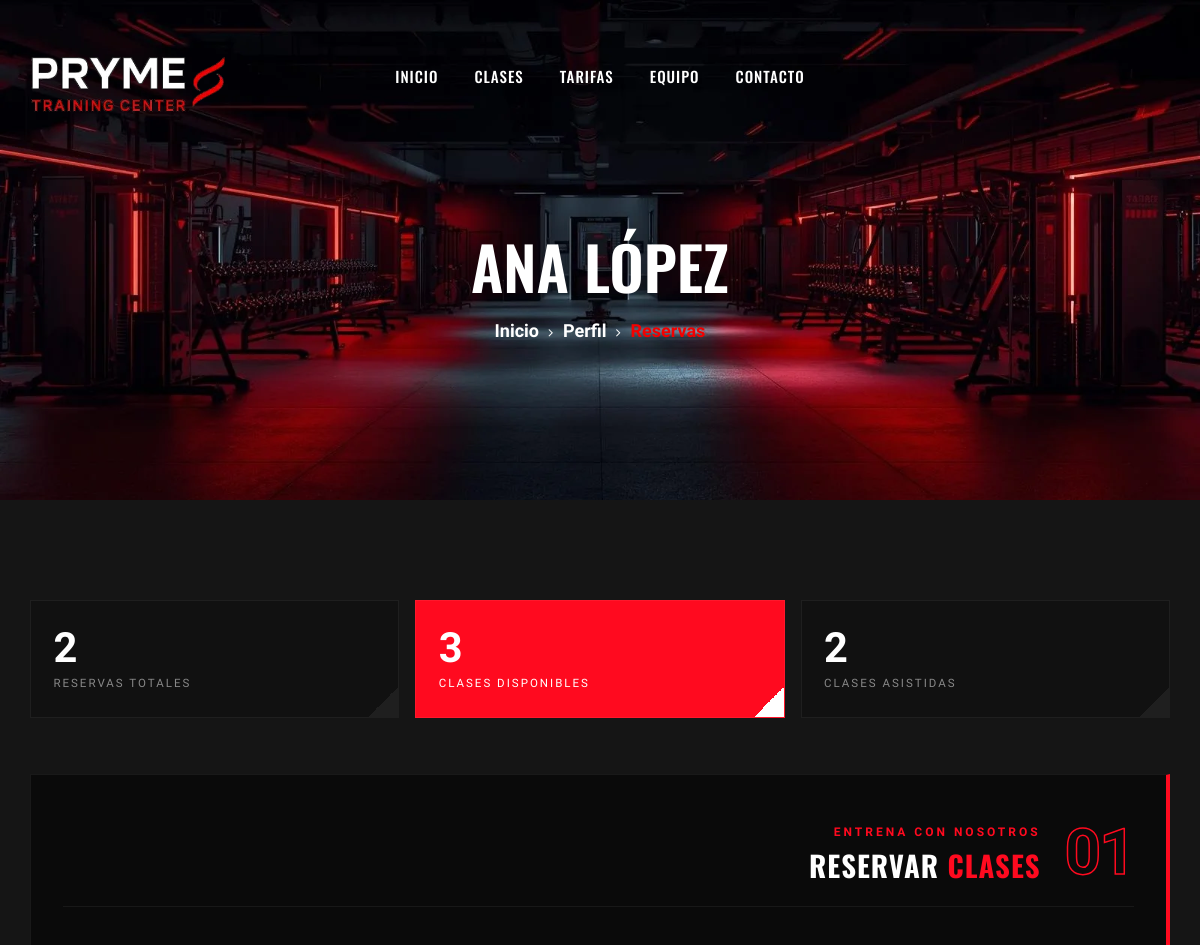
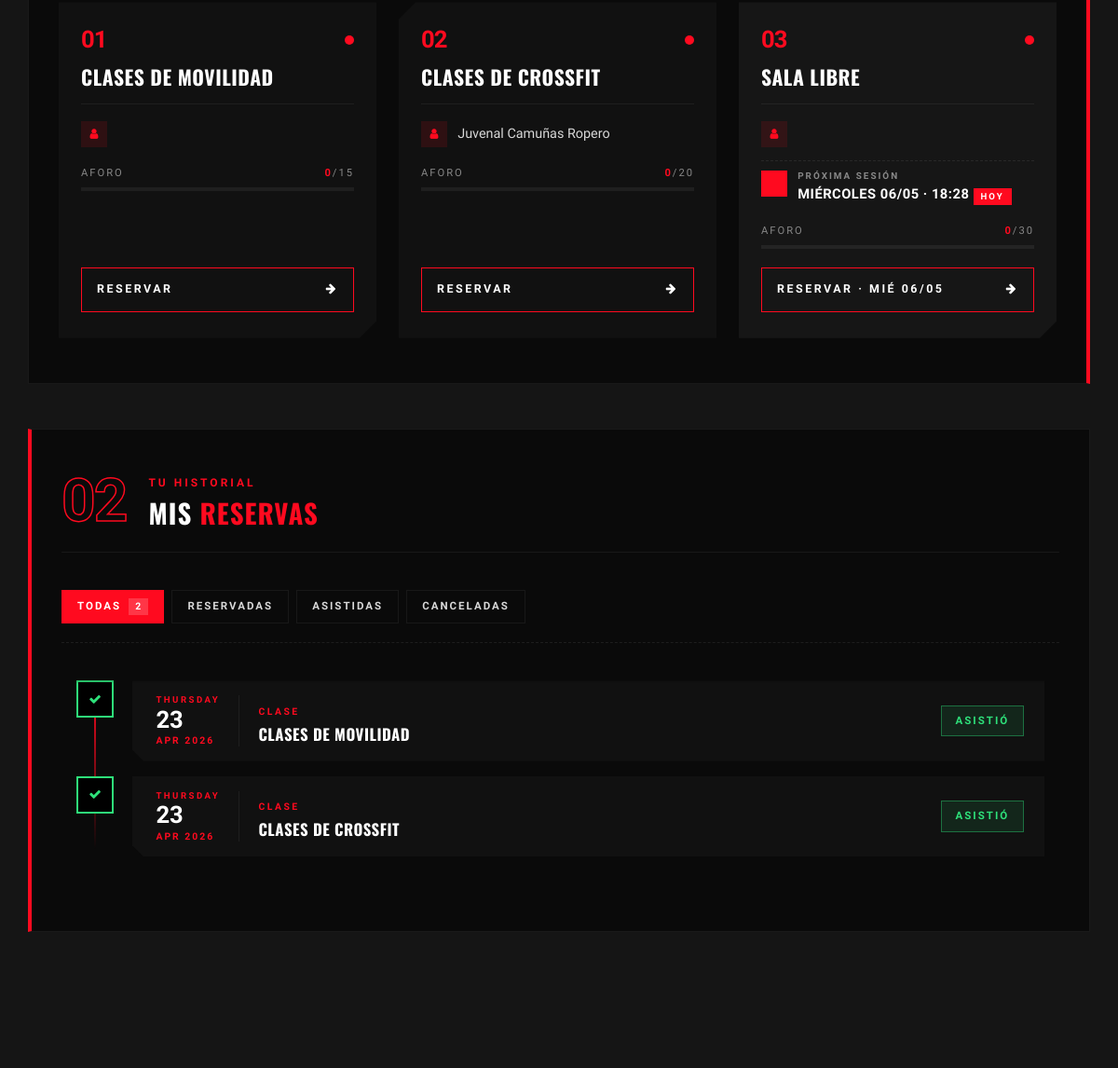
The app's page /perfil/reservas/ (upper part), older data (2 pictures, top to bottom).
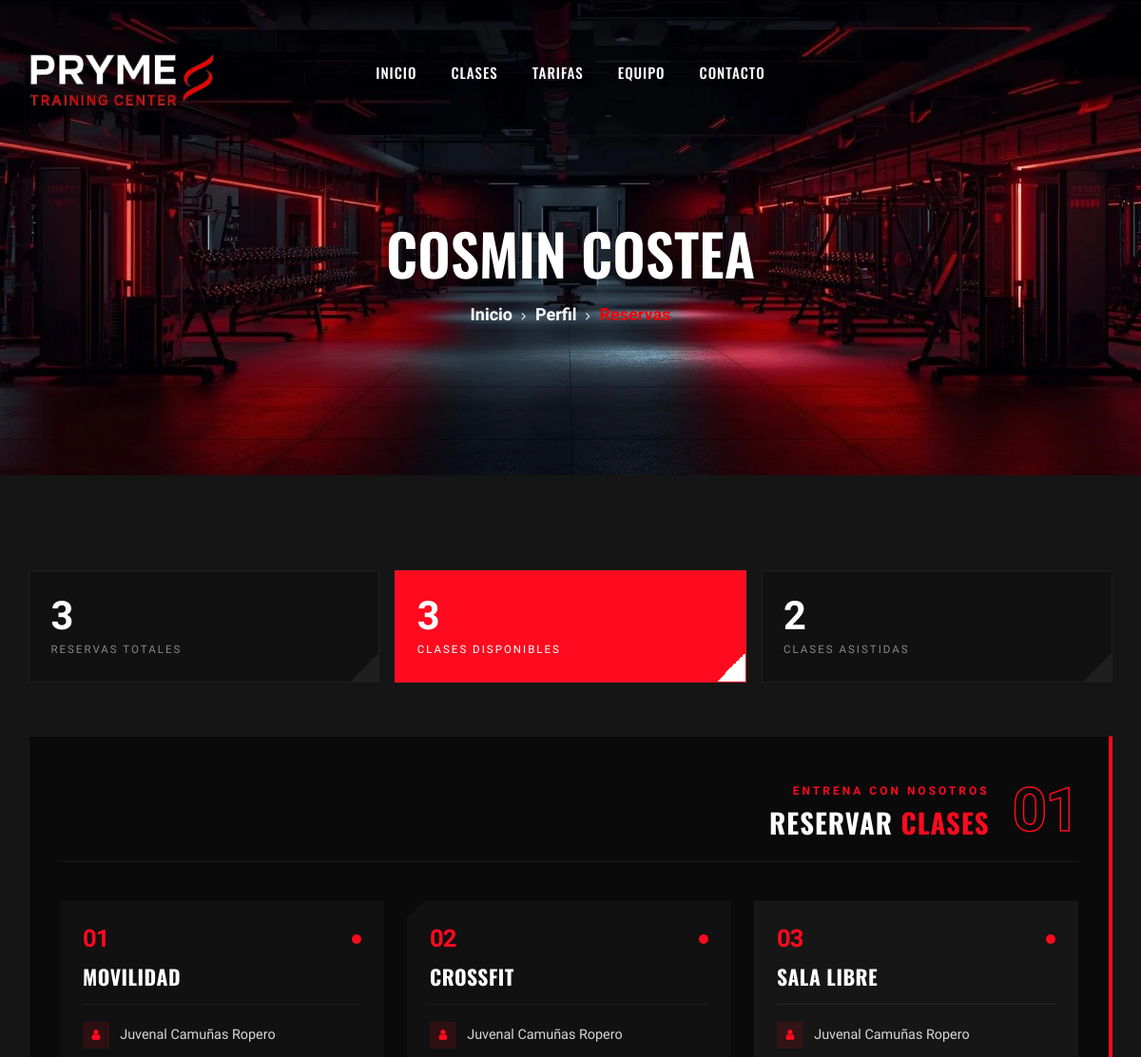
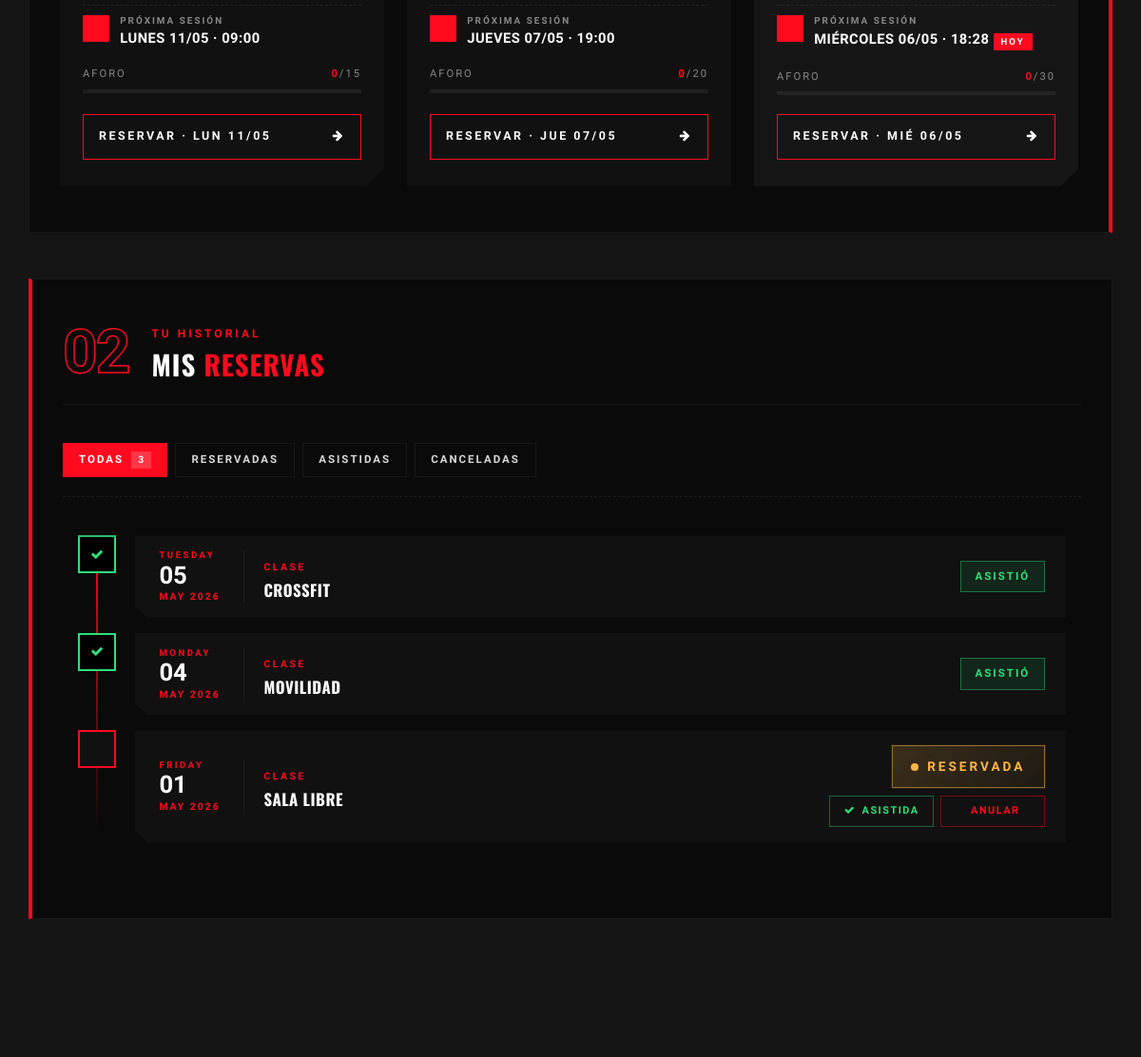
The same page, newer data (2 pictures, top to bottom).
### gimnasio/models.py (models this page shows, shortened)
class Cliente(models.Model):
    nombre = models.CharField(max_length=100)
    email = models.EmailField(unique=True)
    telefono = models.CharField(max_length=20, blank=True)
    password = models.CharField(max_length=255)
    tarifa = models.ForeignKey(Tarifa, on_delete=models.SET_NULL, null=True, related_name="usuarios")
    fecha_registro = models.DateField(auto_now_add=True)

class Clase(models.Model):
    nombre = models.CharField(max_length=100)
    descripcion = models.TextField(blank=True, null=True)
    horario = models.CharField(max_length=50)
    entrenador = models.ForeignKey(Entrenador, on_delete=models.SET_NULL, null=True, related_name="clases")
    tarifas = models.ManyToManyField(Tarifa, related_name="clases")
    capacidad = models.IntegerField(default=20)

class Entrenador(models.Model):
    ROLES = [
        ('admin', 'Administrador'),
        ('empleado', 'Empleado'),
    ]
    nombre = models.CharField(max_length=100)
    email = models.EmailField(unique=True)
    telefono = models.CharField(max_length=20, blank=True)
    especialidad = models.CharField(max_length=100)
    rol = models.CharField(max_length=10, choices=ROLES, default='empleado')
    password = models.CharField(max_length=255)

class Reserva(models.Model):
    ESTADOS = [
        ('reservada', 'Reservada'),
        ('asistio', 'Asistió'),
        ('cancelada', 'Cancelada'),
    ]
    cliente = models.ForeignKey(Cliente, on_delete=models.CASCADE, related_name="reservas")
    clase = models.ForeignKey(Clase, on_delete=models.CASCADE, related_name="reservas")
    fecha_reserva = models.DateField()
    estado = models.CharField(max_length=10, choices=ESTADOS, default='reservada')
    class Meta:
        unique_together = ('cliente', 'clase', 'fecha_reserva')

### perfil/views.py (the view, shortened to what this page needs)
# urls.py: path('reservas/', views.mis_reservas, name='mis_reservas'),
def mis_reservas(request):
    cliente = get_cliente_actual()
    hoy = date.today()
    reservas = (
        Reserva.objects
        .filter(cliente=cliente)
        .select_related('clase')
        .order_by('-fecha_reserva')
    )
    clases_qs = (
        Clase.objects
        .filter(tarifas=cliente.tarifa)
        .annotate(
            ocupadas=Count(
                'reservas',
                filter=Q(
                    reservas__estado='reservada',
                    reservas__fecha_reserva=hoy
                )
            )
        )
    )
    clases = []
    for clase in clases_qs:
        prox_dt = proxima_sesion_clase(clase.nombre)
        if prox_dt:
            fecha = prox_dt.date()
            clase.ocupadas = Reserva.objects.filter(
                clase=clase,
                fecha_reserva=fecha,
                estado='reservada'
            ).count()
            clase.proxima = {
                'fecha':  prox_dt.date(),
                'hora':   prox_dt.strftime("%H:%M"),
                'dia':    DIAS_ES[prox_dt.weekday()],
                'es_hoy': prox_dt.date() == hoy,
            }
        else:
            clase.ocupadas=0
            clase.proxima = None
        clases.append(clase)
    total_asistidas = Reserva.objects.filter(
        cliente=cliente,
        estado='asistio'
    ).count()
    context = {
        'cliente': cliente,
        'reservas': reservas,
        'clases': clases,
        'hoy': hoy,
        'total_asistidas': total_asistidas,
    }
    return render(request, 'perfil/reservas.html', context)

### perfil/templates/perfil/reservas.html (shortened to what this page needs)
{% extends 'perfil/base_perfil.html' %}
{% load static %}
{% block estilos %}
    <link rel="stylesheet" href="{% static 'css/perfil/style_reservas.css' %}" type="text/css">
{% endblock %}
{% block pagina %}
    Reservas
{% endblock %}
{% block contenido %}
<div class="rsv-stats">
    <div class="rsv-stat">
        <span class="rsv-stat-num">{{ reservas|length|default:0 }}</span>
        <span class="rsv-stat-label">Reservas totales</span>
    </div>
    <div class="rsv-stat rsv-stat--accent">
        <span class="rsv-stat-num">{{ clases|length|default:0 }}</span>
        <span class="rsv-stat-label">Clases disponibles</span>
    </div>
    <div class="rsv-stat">
        {% if total_asistidas %}
            <span class="rsv-stat-num">{{ total_asistidas }}</span>
        {% else %}
            <span class="rsv-stat-num">0</span>
        {% endif %}
        <span class="rsv-stat-label">Clases Asistidas</span>
    </div>
</div>
<section class="rsv-section rsv-section--right">
    <header class="rsv-head rsv-head--right">
        <div>
            <span class="rsv-kicker">Entrena con nosotros</span>
            <h2 class="rsv-title">RESERVAR <strong>CLASES</strong></h2>
        </div>
        <span class="rsv-num">01</span>
    </header>
    {% if clases %}
        <div class="rsv-cards">
            {% for clase in clases %}
                <article class="rsv-card {% if clase.ocupadas >= clase.capacidad %}rsv-card--full{% endif %}">
                    <div class="rsv-card-head">
                        <span class="rsv-card-index">{{ forloop.counter|stringformat:"02d" }}</span>
                        <span class="rsv-card-pulse"></span>
                    </div>
                    <h3 class="rsv-card-title">{{ clase.nombre }}</h3>
                    <ul class="rsv-card-meta">
                        <li>
                            <i class="fa fa-user"></i>
                            <span>{{ clase.entrenador.nombre }}</span>
                        </li>
                        {% if clase.proxima %}
                            <li class="rsv-card-meta-next">
                                <i class="fa fa-calendar-day"></i>
                                <span>
                                    <small>Próxima sesión</small>
                                    <strong>
                                        {{ clase.proxima.dia }}
                                        {{ clase.proxima.fecha|date:"d/m" }}
                                        · {{ clase.proxima.hora }}
                                        {% if clase.proxima.es_hoy %}
                                            <em class="rsv-card-meta-today">HOY</em>
                                        {% endif %}
                                    </strong>
                                </span>
                            </li>
                        {% endif %}
                    </ul>
                    <div class="rsv-card-aforo">
                        <div class="rsv-card-aforo-top">
                            <span>Aforo</span>
                            <span><strong>{{ clase.ocupadas }}</strong>/{{ clase.capacidad }}</span>
                        </div>
                        <div class="rsv-card-bar">
                        </div>
                    </div>
                    {% if clase.ocupadas < clase.capacidad %}
                        <form method="post" class="rsv-card-form">
                            <button type="submit" class="rsv-card-btn">
                                <span>
                                    {% if clase.proxima %}
                                        RESERVAR · {{ clase.proxima.dia|slice:":3"|upper }} {{ clase.proxima.fecha|date:"d/m" }}
                                    {% else %}
                                        RESERVAR
                                    {% endif %}
                                </span>
                                <i class="fa fa-arrow-right"></i>
                            </button>
                        </form>
                    {% else %}
                        <div class="rsv-card-full">
                            <i class="fa fa-ban"></i> Aforo completo
                        </div>
                    {% endif %}
                </article>
            {% endfor %}
        </div>
    {% else %}
        <div class="rsv-empty">
            <i class="fa fa-circle-exclamation"></i>
            <p>No hay clases disponibles para tu tarifa</p>
        </div>
    {% endif %}
</section>
<section class="rsv-section rsv-section--left">
    <header class="rsv-head rsv-head--left">
        <span class="rsv-num">02</span>
        <div>
            <span class="rsv-kicker">Tu historial</span>
            <h2 class="rsv-title">MIS <strong>RESERVAS</strong></h2>
        </div>
    </header>
    {% if reservas %}
        <div class="rsv-filters" role="tablist">
            <button type="button" class="rsv-filter is-active" data-filter="all">
                <span>Todas</span>
                <em>{{ reservas|length }}</em>
            </button>
            <button type="button" class="rsv-filter" data-filter="reservada">
                <span>Reservadas</span>
            </button>
            <button type="button" class="rsv-filter" data-filter="asistio">
                <span>Asistidas</span>
            </button>
            <button type="button" class="rsv-filter" data-filter="cancelada">
                <span>Canceladas</span>
            </button>
        </div>
        <div class="rsv-timeline-wrapper p-3">
            <ol class="rsv-timeline">
                {% for reserva in reservas %}
                    <li class="rsv-timeline-item rsv-state--{{ reserva.estado }}"
                        data-estado="{{ reserva.estado }}">
                        <div class="rsv-timeline-dot">
                            {% if reserva.estado == 'asistio' %}<i class="fa fa-check"></i>
                            {% elif reserva.estado == 'reservada' %}<i class="fa fa-clock"></i>
                            {% else %}<i class="fa fa-xmark"></i>{% endif %}
                        </div>
                        <div class="rsv-timeline-card rsv-card--{{ reserva.estado }}">
                            <div class="rsv-timeline-date">
                                <span class="rsv-timeline-day">{{ reserva.fecha_reserva|date:"l" }}</span>
                                {{ reserva.fecha_reserva|date:"d" }}
                                <small>{{ reserva.fecha_reserva|date:"M Y" }}</small>
                            </div>
                            <div class="rsv-timeline-body">
                                <span class="rsv-tag">CLASE</span>
                                <h5>{{ reserva.clase.nombre }}</h5>
                            </div>
                            <div class="rsv-timeline-right">
                                <span class="rsv-status">
                                    {% if reserva.estado == 'reservada' %}Reservada
                                    {% elif reserva.estado == 'asistio' %}Asistió
                                    {% else %}Cancelada{% endif %}
                                </span>
                                {% if reserva.estado == 'reservada' %}
                                    <div class="rsv-timeline-actions">
                                        <form method="post" class="rsv-inline-form js-confirm-asistir">
                                            <button type="submit"
                                                    class="rsv-act rsv-act--asistir"
                                                    title="Marcar como asistida">
                                                <i class="fa fa-check"></i>
                                                <span>Asistida</span>
                                            </button>
                                        </form>
                                        <form method="post"
                                            class="rsv-inline-form js-confirm-cancel">
                                            <button type="submit"
                                                    class="rsv-act rsv-act--cancelar"
                                                    title="Anular reserva">
                                                <span>Anular</span>
                                            </button>
                                        </form>
                                    </div>
                                {% endif %}
                            </div>
                        </div>
                    </li>
                {% endfor %}
            </ol>
        </div>
    {% else %}
        <div class="rsv-empty">
            <i class="fa fa-calendar-xmark"></i>
            <p>Aún no tienes reservas registradas</p>
        </div>
    {% endif %}
</section>
{% endblock %}

### perfil/templates/perfil/base_perfil.html (shortened to what this page needs)
{% load static %}
<!DOCTYPE html>
<html lang="zxx">
<head>
    <link rel="stylesheet" href="{% static 'css/bootstrap.min.css' %}" type="text/css">
    <link rel="stylesheet" href="{% static 'css/font-awesome.min.css' %}" type="text/css">
    <link rel="stylesheet" href="{% static 'css/flaticon.css' %}" type="text/css">
    <link rel="stylesheet" href="{% static 'css/owl.carousel.min.css' %}" type="text/css">
    <link rel="stylesheet" href="{% static 'css/barfiller.css' %}" type="text/css">
    <link rel="stylesheet" href="{% static 'css/magnific-popup.css' %}" type="text/css">
    <link rel="stylesheet" href="{% static 'css/slicknav.min.css' %}" type="text/css">
    <link rel="stylesheet" href="{% static 'css/style.css' %}" type="text/css">
    <link rel="stylesheet" href="{% static 'css/perfil/style_perfil.css' %}" type="text/css">
    {% block estilos %}{% endblock %}
    <link rel="stylesheet" href="https://unpkg.com/aos@next/dist/aos.css" />
</head>
<body>
    <header class="header-section">
        <div class="container-fluid">
            <div class="row">
                <div class="col-lg-3">
                    <div class="logo">
                        <a href="{% url 'main' %}">
                            <img src="{% static 'img/logo.webp' %}" alt="Prime Gym Logo">
                        </a>
                    </div>
                </div>
                <div class="col-lg-6">
                    <nav class="nav-menu">
                        <ul>
                            <li><a href="{% url 'main' %}">Inicio</a></li>
                            <li><a href="{% url 'clases' %}">Clases</a></li>
                            <li><a href="{% url 'tarifas' %}">Tarifas</a></li>
                            <li><a href="{% url 'equipo' %}">Equipo</a></li>
                            <li><a href="{% url 'contacto' %}">Contacto</a></li>
                        </ul>
                    </nav>
                </div>
            </div>
        </div>
    </header>
    <section class="breadcrumb-section set-bg" data-setbg="{% static 'img/breadcrumb-bg.webp' %}">
        <div class="container">
            <div class="row">
                <div class="col-lg-12 text-center">
                    <div class="breadcrumb-text">
                        <h2 data-aos="fade-right" data-aos-delay="300"> {{cliente.nombre}}</h2>
                        <div class="bt-option" data-aos="fade-left" data-aos-delay="400">
                            <a href="{% url 'main' %}">Inicio</a>
                            <a href="{% url 'perfil:dashboard'%}">Perfil</a>
                            <span>{% block pagina %}{% endblock %}</span>
                        </div>
                    </div>
                </div>
            </div>
        </div>
    </section>
    <section class="spad">
        <div class="container">
            {% block contenido %}
            {% endblock %}
        </div>
    </section>
</body>
</html>

Row changes from the older to the newer data that the page shows:
removed Reserva: estado "asistio" (drawn), fecha_reserva "THURSDAY", fecha_reserva "23", fecha_reserva "APR 2026", clase.nombre "CLASES DE MOVILIDAD"
removed Reserva: estado "asistio" (drawn), fecha_reserva "THURSDAY", fecha_reserva "23", fecha_reserva "APR 2026", clase.nombre "CLASES DE CROSSFIT"
changed Cliente: nombre "ANA LÓPEZ" → "COSMIN COSTEA"
changed Clase: nombre "CLASES DE MOVILIDAD" → "MOVILIDAD"; entrenador.nombre (not shown) → "Juvenal Camuñas Ropero"; proxima.dia (not shown) → "LUNES"; proxima.fecha (not shown) → "11/05"; proxima.hora (not shown) → "09:00"; proxima.dia (not shown) → "LUN"; text "RESERVAR" → "PRÓXIMA SESIÓN · RESERVAR ·"
changed Clase: nombre "CLASES DE CROSSFIT" → "CROSSFIT"; proxima.dia (not shown) → "JUEVES"; proxima.fecha (not shown) → "07/05"; proxima.hora (not shown) → "19:00"; proxima.dia (not shown) → "JUE"; text "RESERVAR" → "PRÓXIMA SESIÓN · RESERVAR ·"
changed Clase "SALA LIBRE": entrenador.nombre (not shown) → "Juvenal Camuñas Ropero"
added Reserva: estado "asistio" (drawn), fecha_reserva "TUESDAY", fecha_reserva "05", fecha_reserva "MAY 2026", clase.nombre "CROSSFIT"
added Reserva: estado "asistio" (drawn), fecha_reserva "MONDAY", fecha_reserva "04", fecha_reserva "MAY 2026", clase.nombre "MOVILIDAD"
added Reserva: fecha_reserva "FRIDAY", fecha_reserva "01", fecha_reserva "MAY 2026", clase.nombre "SALA LIBRE", estado "RESERVADA"
Text that changed along with them:
{{ reservas|length|default:0 }}: "2" → "3"
{{ reservas|length }}: "2" → "3"
